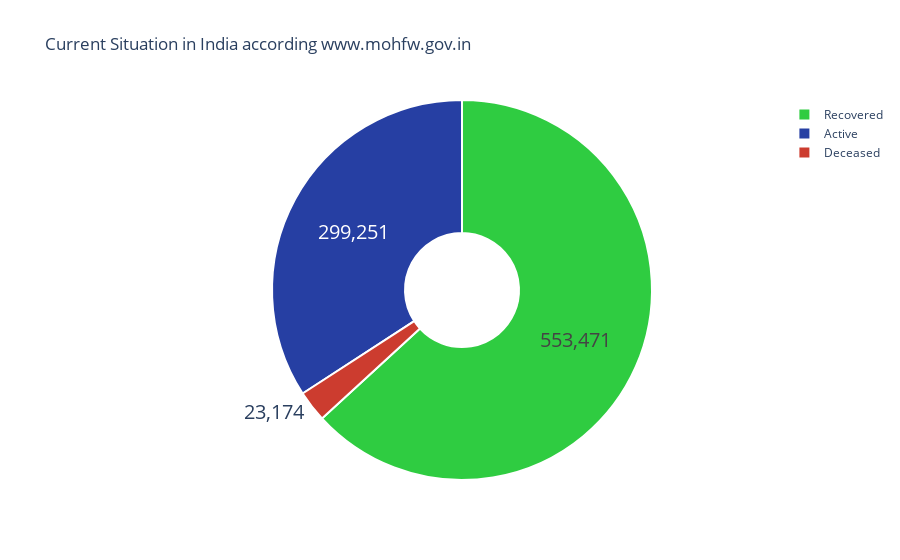

The notebook cell saved with this chart:
### Code cell
#Overall 
ac= df_bs['active cases'].sum()
rvd = df_bs['cured/discharged/migrated'].sum()
dth = df_bs['deceased'].sum()
fig = go.Figure(data=[go.Pie(labels=['Active','Recovered','Deceased'],
                             values= [ac,rvd,dth],hole =.3)])
fig.update_traces(hoverinfo='label+percent', textinfo='value', textfont_size=20,
                  marker=dict(colors=['#263fa3', '#2fcc41','#cc3c2f'], line=dict(color='#FFFFFF', width=2)))
fig.update_layout(title_text='Current Situation in India according www.mohfw.gov.in',plot_bgcolor='rgb(275, 270, 273)')
fig.show()

### Figure 1 — Plotly figure (JSON) as saved in the notebook; plotly's stock layout.template omitted (floating-point values rounded to 4 significant figures)
{"data": [{"hole": 0.3, "hoverinfo": "label+percent", "labels": ["Active", "Recovered", "Deceased"], "marker": {"colors": ["#263fa3", "#2fcc41", "#cc3c2f"], "line": {"color": "#FFFFFF", "width": 2}}, "textfont": {"size": 20}, "textinfo": "value", "type": "pie", "values": [299251, 553471, 23174]}], "layout": {"plot_bgcolor": "rgb(275, 270, 273)", "title": {"text": "Current Situation in India according www.mohfw.gov.in"}}}
